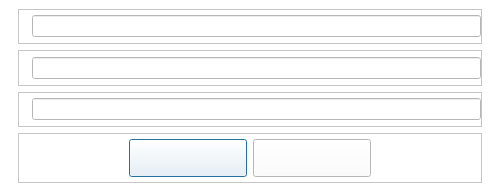
<?xml version="1.0" encoding="UTF-8"?>
<ui version="4.0">
 <class>FormDialog3</class>
 <widget class="QDialog" name="FormDialog3">
  <property name="geometry">
   <rect>
    <x>0</x>
    <y>0</y>
    <width>500</width>
    <height>194</height>
   </rect>
  </property>
  <property name="maximumSize">
   <size>
    <width>1280</width>
    <height>800</height>
   </size>
  </property>
  <property name="windowTitle">
   <string>Dialog</string>
  </property>
  <property name="styleSheet">
   <string notr="true">QLabel
{
	color: rgb(84, 84, 84);
	font: 14pt &quot;Segoe UI&quot;;
}
QPushButton
{
	color: rgb(84, 84, 84);
	font: 14pt &quot;Segoe UI&quot;;
}
QLineEdit
{
	color: rgb(84, 84, 84);
	font: 14pt &quot;Segoe UI&quot;;
}
QComboBox
{
	color: rgb(84, 84, 84);
	font: 14pt &quot;Segoe UI&quot;;
}
QWidget
{
	background-color: rgb(255, 255, 255);
}</string>
  </property>
  <layout class="QGridLayout" name="gridLayout">
   <property name="leftMargin">
    <number>18</number>
   </property>
   <property name="topMargin">
    <number>9</number>
   </property>
   <property name="rightMargin">
    <number>18</number>
   </property>
   <item row="3" column="0">
    <widget class="QFrame" name="frameBtn">
     <property name="minimumSize">
      <size>
       <width>0</width>
       <height>50</height>
      </size>
     </property>
     <property name="maximumSize">
      <size>
       <width>16777215</width>
       <height>50</height>
      </size>
     </property>
     <property name="styleSheet">
      <string notr="true">QPushButton
{
	border-image: url(&quot;:/resource/audiocd-popup-btn110-ok-n.png&quot;);
	width: 110px;
	height: 30px;
	color: rgb(84, 84, 84)
}

QPushButton:hover
{
 	border-image: url(&quot;:/resource/audiocd-popup-btn110-ok-h.png&quot;);
	width: 110px;
	height: 30px;	
	color: rgb(255, 255, 255)
}</string>
     </property>
     <property name="frameShape">
      <enum>QFrame::StyledPanel</enum>
     </property>
     <property name="frameShadow">
      <enum>QFrame::Raised</enum>
     </property>
     <layout class="QHBoxLayout" name="horizontalLayout">
      <property name="spacing">
       <number>6</number>
      </property>
      <property name="leftMargin">
       <number>0</number>
      </property>
      <property name="topMargin">
       <number>0</number>
      </property>
      <property name="rightMargin">
       <number>0</number>
      </property>
      <property name="bottomMargin">
       <number>0</number>
      </property>
      <item>
       <spacer name="horizontalSpacer">
        <property name="orientation">
         <enum>Qt::Horizontal</enum>
        </property>
        <property name="sizeHint" stdset="0">
         <size>
          <width>40</width>
          <height>20</height>
         </size>
        </property>
       </spacer>
      </item>
      <item>
       <widget class="QPushButton" name="btnOK">
        <property name="minimumSize">
         <size>
          <width>0</width>
          <height>0</height>
         </size>
        </property>
        <property name="font">
         <font>
          <family>Segoe UI</family>
          <pointsize>14</pointsize>
          <weight>50</weight>
          <italic>false</italic>
          <bold>false</bold>
         </font>
        </property>
       </widget>
      </item>
      <item>
       <widget class="QPushButton" name="btnCancel">
        <property name="minimumSize">
         <size>
          <width>0</width>
          <height>0</height>
         </size>
        </property>
        <property name="font">
         <font>
          <family>Segoe UI</family>
          <pointsize>14</pointsize>
          <weight>50</weight>
          <italic>false</italic>
          <bold>false</bold>
         </font>
        </property>
       </widget>
      </item>
      <item>
       <spacer name="horizontalSpacer_2">
        <property name="orientation">
         <enum>Qt::Horizontal</enum>
        </property>
        <property name="sizeHint" stdset="0">
         <size>
          <width>40</width>
          <height>20</height>
         </size>
        </property>
       </spacer>
      </item>
     </layout>
    </widget>
   </item>
   <item row="2" column="0">
    <widget class="QFrame" name="frame2">
     <property name="minimumSize">
      <size>
       <width>100</width>
       <height>0</height>
      </size>
     </property>
     <property name="frameShape">
      <enum>QFrame::StyledPanel</enum>
     </property>
     <property name="frameShadow">
      <enum>QFrame::Raised</enum>
     </property>
     <layout class="QHBoxLayout" name="horizontalLayout_2">
      <property name="leftMargin">
       <number>0</number>
      </property>
      <property name="topMargin">
       <number>0</number>
      </property>
      <property name="rightMargin">
       <number>0</number>
      </property>
      <property name="bottomMargin">
       <number>0</number>
      </property>
      <item>
       <widget class="QLabel" name="labelKey2">
        <property name="sizePolicy">
         <sizepolicy hsizetype="Maximum" vsizetype="Preferred">
          <horstretch>0</horstretch>
          <verstretch>0</verstretch>
         </sizepolicy>
        </property>
        <property name="minimumSize">
         <size>
          <width>0</width>
          <height>0</height>
         </size>
        </property>
        <property name="maximumSize">
         <size>
          <width>16777215</width>
          <height>16777215</height>
         </size>
        </property>
       </widget>
      </item>
      <item>
       <widget class="QLineEdit" name="lineEdit2">
        <property name="sizePolicy">
         <sizepolicy hsizetype="Preferred" vsizetype="Fixed">
          <horstretch>0</horstretch>
          <verstretch>0</verstretch>
         </sizepolicy>
        </property>
        <property name="alignment">
         <set>Qt::AlignCenter</set>
        </property>
        <property name="readOnly">
         <bool>true</bool>
        </property>
       </widget>
      </item>
     </layout>
    </widget>
   </item>
   <item row="0" column="0">
    <widget class="QFrame" name="frame0">
     <property name="frameShape">
      <enum>QFrame::StyledPanel</enum>
     </property>
     <property name="frameShadow">
      <enum>QFrame::Raised</enum>
     </property>
     <layout class="QHBoxLayout" name="horizontalLayout_4">
      <property name="leftMargin">
       <number>0</number>
      </property>
      <property name="topMargin">
       <number>0</number>
      </property>
      <property name="rightMargin">
       <number>0</number>
      </property>
      <property name="bottomMargin">
       <number>0</number>
      </property>
      <item>
       <widget class="QLabel" name="labelKey0">
        <property name="sizePolicy">
         <sizepolicy hsizetype="Maximum" vsizetype="Preferred">
          <horstretch>0</horstretch>
          <verstretch>0</verstretch>
         </sizepolicy>
        </property>
        <property name="minimumSize">
         <size>
          <width>0</width>
          <height>0</height>
         </size>
        </property>
        <property name="maximumSize">
         <size>
          <width>16777215</width>
          <height>16777215</height>
         </size>
        </property>
       </widget>
      </item>
      <item>
       <widget class="QLineEdit" name="lineEdit0">
        <property name="sizePolicy">
         <sizepolicy hsizetype="Preferred" vsizetype="Fixed">
          <horstretch>0</horstretch>
          <verstretch>0</verstretch>
         </sizepolicy>
        </property>
        <property name="alignment">
         <set>Qt::AlignCenter</set>
        </property>
        <property name="readOnly">
         <bool>true</bool>
        </property>
       </widget>
      </item>
     </layout>
    </widget>
   </item>
   <item row="1" column="0">
    <widget class="QFrame" name="frame1">
     <property name="frameShape">
      <enum>QFrame::StyledPanel</enum>
     </property>
     <property name="frameShadow">
      <enum>QFrame::Raised</enum>
     </property>
     <layout class="QHBoxLayout" name="horizontalLayout_3">
      <property name="leftMargin">
       <number>0</number>
      </property>
      <property name="topMargin">
       <number>0</number>
      </property>
      <property name="rightMargin">
       <number>0</number>
      </property>
      <property name="bottomMargin">
       <number>0</number>
      </property>
      <item>
       <widget class="QLabel" name="labelKey1">
        <property name="sizePolicy">
         <sizepolicy hsizetype="Maximum" vsizetype="Preferred">
          <horstretch>0</horstretch>
          <verstretch>0</verstretch>
         </sizepolicy>
        </property>
        <property name="minimumSize">
         <size>
          <width>0</width>
          <height>0</height>
         </size>
        </property>
        <property name="maximumSize">
         <size>
          <width>16777215</width>
          <height>16777215</height>
         </size>
        </property>
       </widget>
      </item>
      <item>
       <widget class="QLineEdit" name="lineEdit1">
        <property name="sizePolicy">
         <sizepolicy hsizetype="Preferred" vsizetype="Fixed">
          <horstretch>0</horstretch>
          <verstretch>0</verstretch>
         </sizepolicy>
        </property>
        <property name="alignment">
         <set>Qt::AlignCenter</set>
        </property>
        <property name="readOnly">
         <bool>true</bool>
        </property>
       </widget>
      </item>
     </layout>
    </widget>
   </item>
  </layout>
 </widget>
 <resources/>
 <connections/>
</ui>
